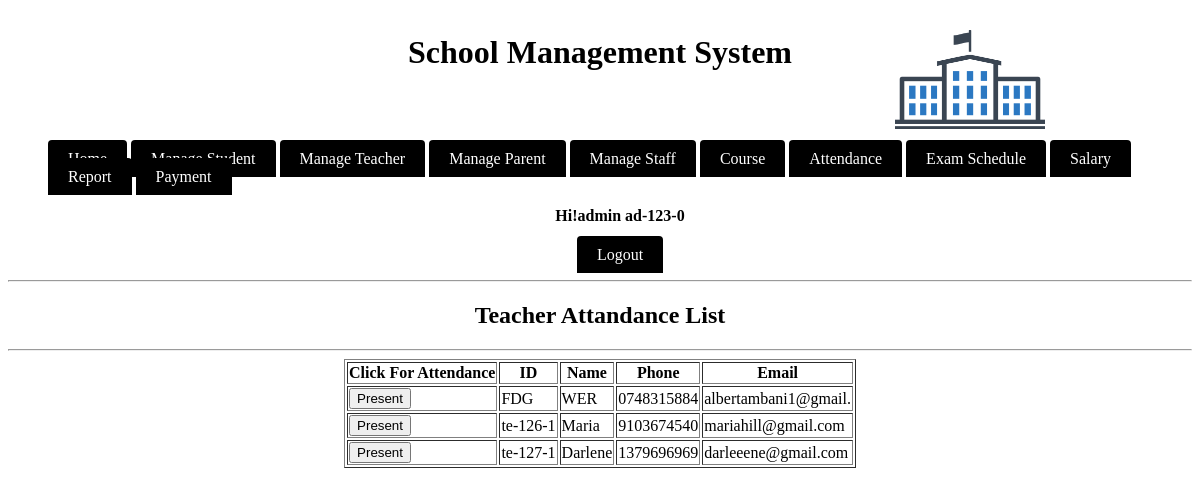
/module/admin/teacherAttendance.php (signed in), run on the app's committed database.
### tables this page shows
CREATE TABLE `teachers` (
  `id` varchar(20) NOT NULL,
  `name` varchar(20) NOT NULL,
  `password` varchar(20) NOT NULL,
  `phone` varchar(13) NOT NULL,
  `email` varchar(20) NOT NULL,
  `address` varchar(30) NOT NULL,
  `sex` varchar(7) NOT NULL,
  `dob` date NOT NULL,
  `hiredate` date NOT NULL,
  `salary` double NOT NULL
);

### module/admin/main.php (called while the page is built, shortened)
<?php
include_once('../../service/mysqlcon.php');
$check=$_SESSION['login_id'];
$conn = new mysqli($host, $username, $password, $db_name);
$stmt = $conn->prepare("SELECT name FROM admin WHERE id=?");
$stmt->bind_param("s", $check);
$stmt->execute();
$stmt->bind_result($loged_user_name);
?>

### module/admin/teacherAttendance.php (the view, shortened to what this page needs)
<?php
include_once('main.php');
$sql = "SELECT * FROM teachers where id not in (select attendedid from attendance where date=CURDATE())";
$res= mysql_query($sql);
$string = "";
while($row = mysql_fetch_array($res)){
    $string .= "<form action='attendTeacher.php' method='post'>".
    "<tr><td><input type='submit' name='submit' value='Present'></td>".
    '<input type="hidden" value="'.$row['id'].'" name="id" />'.
    '<td>'.$row['id'].'</td><td>'.$row['name'].
    '</td><td>'.$row['phone'].'</td><td>'.$row['email'].'</td></tr></form>';
}
?>
<html>
    <head>
		    <link rel="stylesheet" type="text/css" href="../../source/CSS/style.css">
		</head>
    <body>
			  <div class="header"><h1>School Management System</h1></div>
			  <div class="divtopcorner">
				    <img src="../../source/logo.jpg" height="150" width="150" alt="School Management System"/>
				</div>
			<br/><br/>
				<ul>
				    <li class="manulist">
						    <a class ="menulista" href="index.php">Home</a>
								<a class ="menulista" href="manageStudent.php">Manage Student</a>
								<a class ="menulista" href="manageTeacher.php">Manage Teacher</a>
								<a class ="menulista" href="manageParent.php">Manage Parent</a>
								<a class ="menulista" href="manageStaff.php">Manage Staff</a>
								<a class ="menulista" href="course.php">Course</a>
								<a class ="menulista" href="index.php">Attendance</a>
								<a class ="menulista" href="index.php">Exam Schedule</a>
								<a class ="menulista" href="index.php">Salary</a>
								<a class ="menulista" href="index.php">Report</a>
								<a class ="menulista" href="index.php">Payment</a>
							<div align="center">
								<h4>Hi!admin <?php echo $check." ";?></h4>
								<a class ="menulista" href="logout.php" onmouseover="changemouseover(this);" onmouseout="changemouseout(this,'<?php echo ucfirst($loged_user_name);?>');"><?php echo "Logout";?></a>
						</div>
						</li>
				</ul>
			  <hr/>
        <center>
            <h2>Teacher Attandance List</h2><hr/>
              <table border="1">
                <tr>
                    <th>Click For Attendance</th>
                    <th>ID</th>
                    <th>Name</th>
                    <th>Phone</th>
                    <th>Email</th>
                </tr>
                <?php echo $string;?>
              </table>
        </center>
		</body>
</html>

### source/CSS/style.css (style rules this page uses)
.divtopcorner { position:absolute; top:0px; right: 150px; color:black; text-align:center; padding:5px; }
.header { color:black; text-align:center; padding:5px; }
.manulist { display:inline; left:100px; }
.menulista { background-color: black; color: white; padding: 10px 20px; text-decoration: none; border-radius: 4px 4px 0 0; }

### data on the page
teachers: id "FDG", name "WER", phone "0748315884", email "albertambani1@gmail."
teachers: id "te-126-1", name "Maria", phone "9103674540", email "mariahill@gmail.com"
teachers: id "te-127-1", name "Darlene", phone "1379696969", email "darleeene@gmail.com"

### other printed values
$check "ad-123-0"
